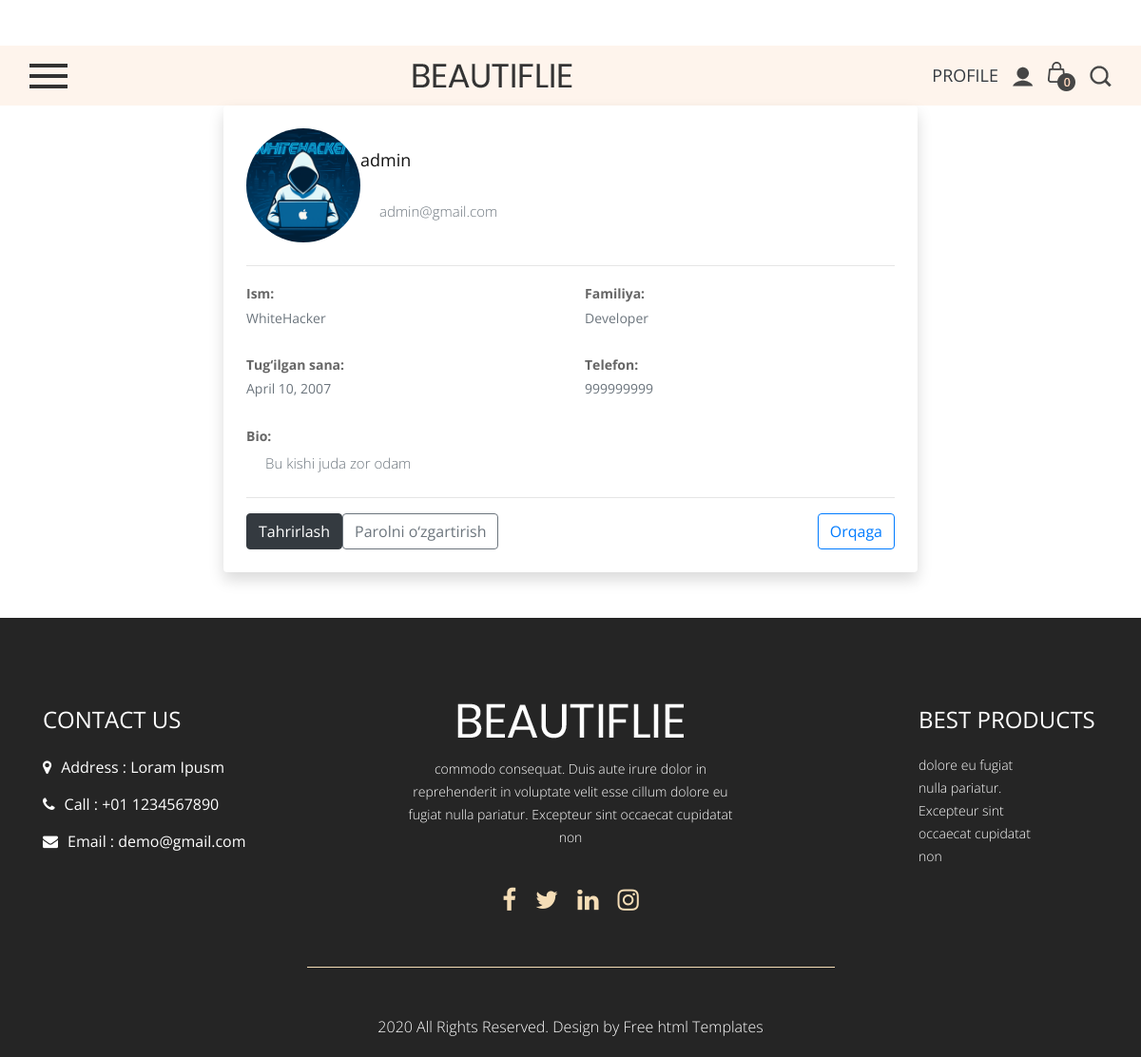
The page /user/profile/ (signed in) on the database its author committed.
### user/models.py (models this page shows, shortened)
class Profile(models.Model):
    user = models.OneToOneField(User, on_delete=models.CASCADE)
    ism = models.CharField(max_length=50, null=True, blank=True)
    familiya = models.CharField(max_length=50, null=True, blank=True)
    tug_sana = models.DateField(null=True, blank=True)
    foto = models.ImageField(upload_to='profile/',null=True, blank=True)
    nomer = models.CharField(max_length=13,null=True, blank=True)
    bio = models.TextField(null=True, blank=True)

### user/views.py (the view)
# urls.py: path('profile/', profile, name='profile'),
def profile(request):
    title = 'User Profile'
    user = request.user
    try:
        profile = Profile.objects.get(user=user)
    except Profile.DoesNotExist:
        profile = Profile.objects.create(user=user)
    malumot = {
        'user': user,
        'profile': profile,
        'title': title,
    }
    return render(request, 'user/profile.html', malumot)

### templates/user/profile.html
{% extends "base.html" %}
{% block content %}
<div class="container my-5">
    <div class="row justify-content-center">
        <div class="col-lg-8">
            <div class="card shadow border-0">
                <div class="card-body p-4">
                    <div class="d-flex align-items-center mb-4">
                        <div class="me-4">
                            {% if profile.foto %}
                                <img src="{{ profile.foto.url }}"
                                     class="rounded-circle"
                                     style="width:120px;height:120px;object-fit:cover;">
                            {% else %}
                                <img src="https://via.placeholder.com/120"
                                     class="rounded-circle">
                            {% endif %}
                        </div>
                        <div>
                            <h3 class="mb-1">{{ user.username }}</h3>
                            <p class="text-muted mb-0">{{ user.email }}</p>
                        </div>
                    </div>
                    <hr>
                    <div class="row mb-3">
                        <div class="col-md-6 mb-2">
                            <strong>Ism:</strong>
                            <div class="text-muted">{{ profile.ism|default:"Palonchi" }}</div>
                        </div>
                        <div class="col-md-6 mb-2">
                            <strong>Familiya:</strong>
                            <div class="text-muted">{{ profile.familiya }}</div>
                        </div>
                    </div>
                    <div class="row mb-3">
                        <div class="col-md-6 mb-2">
                            <strong>Tug‘ilgan sana:</strong>
                            <div class="text-muted">{{ profile.tug_sana }}</div>
                        </div>
                        <div class="col-md-6 mb-2">
                            <strong>Telefon:</strong>
                            <div class="text-muted">{{ profile.nomer }}</div>
                        </div>
                    </div>
                    <div class="mb-4">
                        <strong>Bio:</strong>
                        <p class="text-muted mt-1">
                            {{ profile.bio|default:"Ma'lumot kiritilmagan" }}
                        </p>
                    </div>
                    <hr>
                    <div class="d-flex flex-wrap gap-2 justify-content-between">
                        <div class="d-flex gap-2">
                            <a href="{% url 'profile_edit' %}" class="btn btn-dark">
                                Tahrirlash
                            </a>
                            <a href="{% url 'password_change2' %}" class="btn btn-outline-secondary">
                                Parolni o‘zgartirish
                            </a>
                        </div>
                        <a href="{% url 'index' %}" class="btn btn-outline-primary">
                            Orqaga
                        </a>
                    </div>
                </div>
            </div>
        </div>
    </div>
</div>
{% endblock %}

### static/css/style.css (style rules this page uses)
* { box-sizing: border-box !important; transition: ease all 0.5s; }
html { scroll-behavior: smooth; }
body { color: #666666; font-size: 14px; line-height: 1.80857; font-weight: normal; overflow-x: hidden; font-family: 'Open Sans', sans-serif; }
a { color: #1f1f1f; text-decoration: none !important; outline: none !important; -webkit-transition: all .3s ease-in-out; -moz-transition: all .3s ease-in-out; -ms-transition: all .3s ease-in-out; -o-transition: all .3s ease-in-out; transition: all .3s ease-in-out; }
h1, h2, h3, h4, h5, h6 { letter-spacing: 0; font-weight: normal; position: relative; padding: 0 0 10px 0; font-weight: normal; line-height: normal; color: #111111; margin: 0 }
h3 { font-size: 18px }
*, *::after, *::before { -webkit-box-sizing: border-box; -moz-box-sizing: border-box; box-sizing: border-box; }
p { margin: 20px; font-weight: 300; font-size: 15px; line-height: 24px; }
a { color: #222222; text-decoration: none; outline: none !important; }
a, .btn { text-decoration: none !important; outline: none !important; -webkit-transition: all .3s ease-in-out; -moz-transition: all .3s ease-in-out; -ms-transition: all .3s ease-in-out; -o-transition: all .3s ease-in-out; transition: all .3s ease-in-out; }
img { max-width: 100%; height: auto; }

### rows shown on the page
Profile: foto (picture), ism "WhiteHacker", familiya "Developer", tug_sana "April 10, 2007", nomer "999999999", bio "Bu kishi juda zor odam"

### other values the page prints
{{ user.username }} "admin"
{{ user.email }} "admin@gmail.com"
